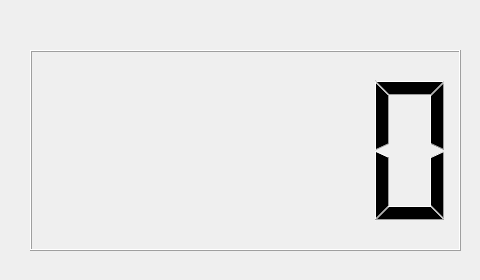
<?xml version="1.0" encoding="UTF-8"?>
<ui version="4.0">
 <class>Dialog</class>
 <widget class="QDialog" name="Dialog">
  <property name="geometry">
   <rect>
    <x>0</x>
    <y>0</y>
    <width>480</width>
    <height>280</height>
   </rect>
  </property>
  <property name="windowTitle">
   <string>Dialog</string>
  </property>
  <widget class="QLCDNumber" name="lcdNumber">
   <property name="geometry">
    <rect>
     <x>30</x>
     <y>50</y>
     <width>431</width>
     <height>201</height>
    </rect>
   </property>
  </widget>
 </widget>
 <resources/>
 <connections/>
</ui>
